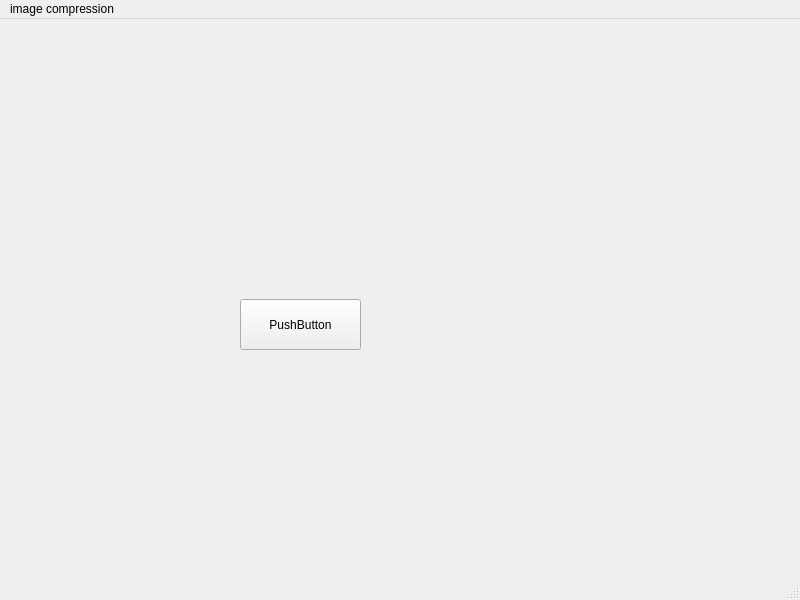
<?xml version="1.0" encoding="UTF-8"?>
<ui version="4.0">
 <class>MainWindow</class>
 <widget class="QMainWindow" name="MainWindow">
  <property name="geometry">
   <rect>
    <x>0</x>
    <y>0</y>
    <width>800</width>
    <height>600</height>
   </rect>
  </property>
  <property name="windowTitle">
   <string>MainWindow</string>
  </property>
  <widget class="QWidget" name="centralwidget">
   <widget class="QPushButton" name="pushButton">
    <property name="geometry">
     <rect>
      <x>240</x>
      <y>280</y>
      <width>121</width>
      <height>51</height>
     </rect>
    </property>
    <property name="text">
     <string>PushButton</string>
    </property>
   </widget>
  </widget>
  <widget class="QMenuBar" name="menubar">
   <property name="geometry">
    <rect>
     <x>0</x>
     <y>0</y>
     <width>800</width>
     <height>25</height>
    </rect>
   </property>
   <widget class="QMenu" name="menuimage_compression">
    <property name="title">
     <string>image compression</string>
    </property>
   </widget>
   <addaction name="menuimage_compression"/>
  </widget>
  <widget class="QStatusBar" name="statusbar"/>
 </widget>
 <resources/>
 <connections/>
</ui>
